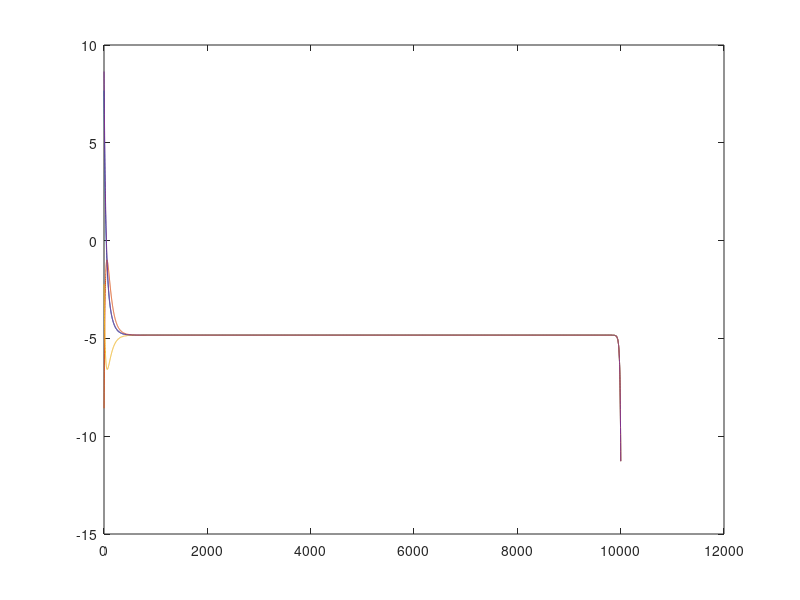

This figure's MATLAB source:
clear; clc

Q=[1 0;0 3];
R=[1 0;0 1];
N=2;
T=30;
E=[1 0;0 1];

v1=[5;8];
v2=[70;-9];
v3=[30;-2];
v4=[10;9];



T=100;
dt=0.01;
t(1)=0;
index=1;

K = 2*E;

for k=T:-dt:0
    
    Kdot=2*N*Q-1/2*K(:,:,index)*R*K(:,:,index);
    K(:,:,index+1)=K(:,:,index)+Kdot*dt;
    tRec(index)=k;
    index=index+1;
end

t(1)=0;
index=1;

for k=0:dt:T
    
    F= 2*K(:,:,length(K)-index+1)^-1*Q;
    u1=-1/2*R^1*K(:,:,length(K)-index+1)*v1;
    u2=-1/2*R^1*K(:,:,length(K)-index+1)*v2;
    u3=-1/2*R^1*K(:,:,length(K)-index+1)*v3;
    u3=-1/2*R^1*K(:,:,length(K)-index+1)*v4;
    
    v1dot=u1+F*(v2+v3);
    v2dot=u2+F*(v1+v4);
    v3dot=u3+F*(v1+v2);
    v4dot=u3+F*(v2+v3);
   
    v1=v1+dt*v1dot;
    v2=v2+dt*v2dot;
    v3=v3+dt*v3dot;
    v4=v4+dt*v4dot;
    
    %data recording
    v1Rec(:,index)=v1;
    v2Rec(:,index)=v2;
    v3Rec(:,index)=v3;
    v4Rec(:,index)=v4;
    
    tRec(index)=k;
    index=index+1;
end

plot(v1Rec(2,:));hold on;plot(v2Rec(2,:));plot(v3Rec(2,:));plot(v4Rec(2,:));